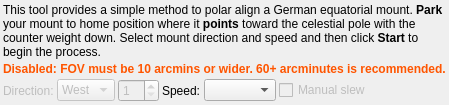
             <widget class="QWidget" name="PAHIntroPage">
              <property name="enabled">
               <bool>true</bool>
              </property>
              <layout class="QVBoxLayout" name="verticalLayout_6">
               <property name="spacing">
                <number>3</number>
               </property>
               <property name="leftMargin">
                <number>3</number>
               </property>
               <property name="topMargin">
                <number>3</number>
               </property>
               <property name="rightMargin">
                <number>3</number>
               </property>
               <property name="bottomMargin">
                <number>3</number>
               </property>
               <item>
                <widget class="QLabel" name="introText">
                 <property name="enabled">
                  <bool>true</bool>
                 </property>
                 <property name="text">
                  <string>&lt;html&gt;&lt;head/&gt;&lt;body&gt;&lt;p&gt;This tool provides a simple method to polar align a German equatorial mount. &lt;span style=&quot; font-weight:600;&quot;&gt;Park&lt;/span&gt; your mount to home position where it &lt;span style=&quot; font-weight:600;&quot;&gt;points&lt;/span&gt; toward the celestial pole with the counter weight down. Select mount direction and speed and then click &lt;span style=&quot; font-weight:600;&quot;&gt;Start&lt;/span&gt; to begin the process.&lt;/p&gt;&lt;/body&gt;&lt;/html&gt;</string>
                 </property>
                 <property name="wordWrap">
                  <bool>true</bool>
                 </property>
                </widget>
               </item>
               <item>
                <widget class="QLabel" name="FOVDisabledLabel">
                 <property name="text">
                  <string>&lt;html&gt;&lt;head/&gt;&lt;body&gt;&lt;p&gt;&lt;span style=&quot; font-weight:600; color:#ff5500;&quot;&gt;Disabled: FOV must be 10 arcmins or wider. 60+ arcminutes is recommended.&lt;/span&gt;&lt;/p&gt;&lt;/body&gt;&lt;/html&gt;</string>
                 </property>
                 <property name="textFormat">
                  <enum>Qt::RichText</enum>
                 </property>
                </widget>
               </item>
               <item>
                <layout class="QHBoxLayout" name="horizontalLayout_4">
                 <property name="spacing">
                  <number>3</number>
                 </property>
                 <item>
                  <widget class="QLabel" name="directionLabel">
                   <property name="enabled">
                    <bool>false</bool>
                   </property>
                   <property name="text">
                    <string>Direction:</string>
                   </property>
                  </widget>
                 </item>
                 <item>
                  <widget class="QComboBox" name="PAHDirectionCombo">
                   <property name="enabled">
                    <bool>false</bool>
                   </property>
                   <property name="toolTip">
                    <string>Mount direction</string>
                   </property>
                   <item>
                    <property name="text">
                     <string>West</string>
                    </property>
                   </item>
                   <item>
                    <property name="text">
                     <string>East</string>
                    </property>
                   </item>
                  </widget>
                 </item>
                 <item>
                  <widget class="QSpinBox" name="PAHRotationSpin">
                   <property name="enabled">
                    <bool>false</bool>
                   </property>
                   <property name="toolTip">
                    <string>Rotation magnitude in degrees</string>
                   </property>
                   <property name="minimum">
                    <number>1</number>
                   </property>
                   <property name="maximum">
                    <number>61</number>
                   </property>
                   <property name="singleStep">
                    <number>15</number>
                   </property>
                   <property name="value">
                    <number>1</number>
                   </property>
                  </widget>
                 </item>
                 <item>
                  <widget class="QLabel" name="label">
                   <property name="text">
                    <string>Speed:</string>
                   </property>
                  </widget>
                 </item>
                 <item>
                  <widget class="QComboBox" name="PAHSlewRateCombo"/>
                 </item>
                 <item>
                  <widget class="QCheckBox" name="PAHManual">
                   <property name="enabled">
                    <bool>false</bool>
                   </property>
                   <property name="toolTip">
                    <string>Toggle for manual slewing with non-GOTO mounts</string>
                   </property>
                   <property name="text">
                    <string>Manual slew</string>
                   </property>
                  </widget>
                 </item>
                 <item>
                  <spacer name="horizontalSpacer_3">
                   <property name="orientation">
                    <enum>Qt::Horizontal</enum>
                   </property>
                   <property name="sizeHint" stdset="0">
                    <size>
                     <width>40</width>
                     <height>20</height>
                    </size>
                   </property>
                  </spacer>
                 </item>
                </layout>
               </item>
              </layout>
             </widget>
